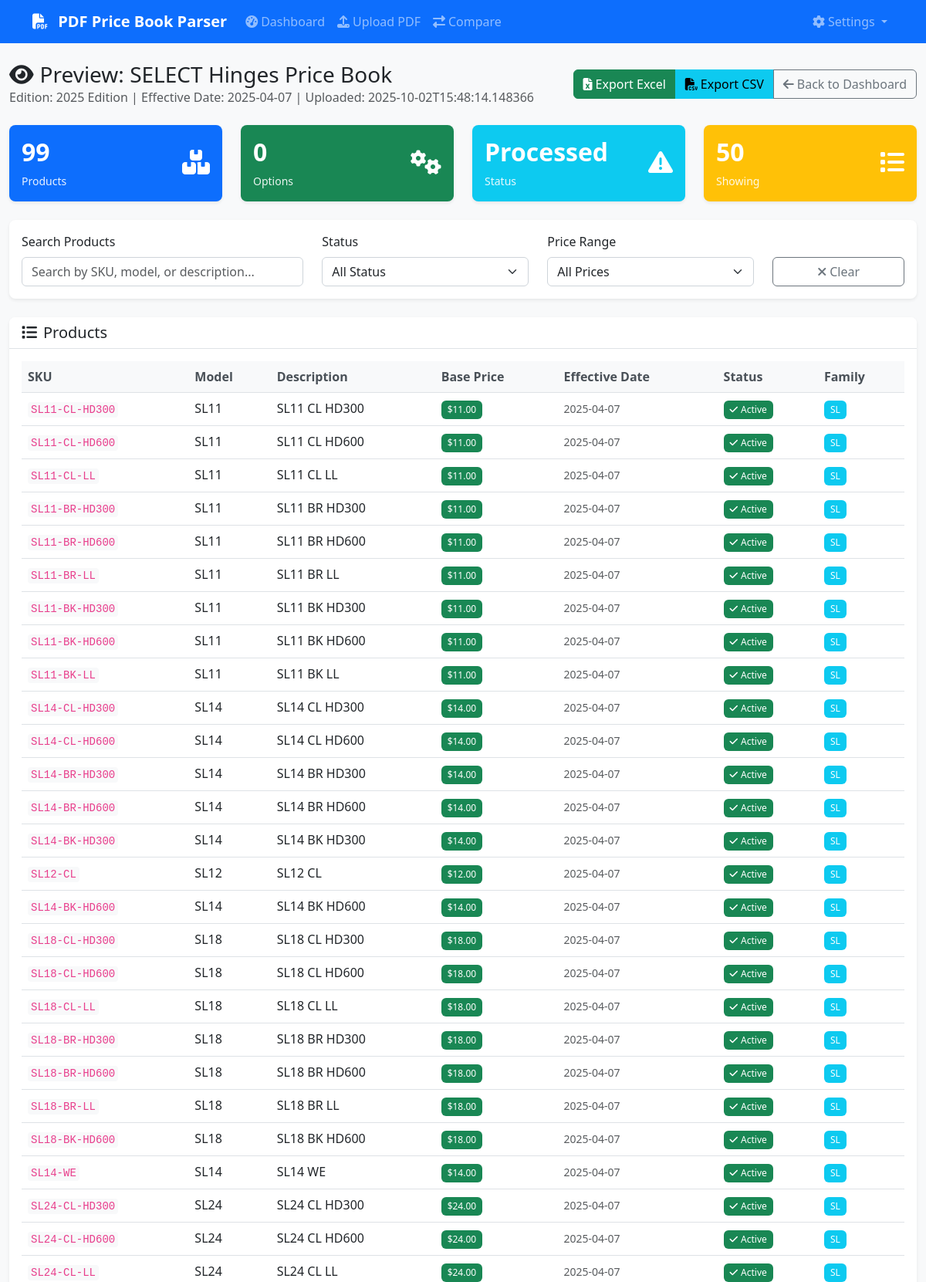
The app's page /preview/2 (upper part) with its own data.
### database/models.py (models this page shows)
class Manufacturer(Base):
    __tablename__ = 'manufacturers'
    id = Column(Integer, primary_key=True)
    name = Column(String(255), nullable=False)
    code = Column(String(50), unique=True, nullable=False)
    created_at = Column(DateTime, default=datetime.utcnow)
    price_books = relationship("PriceBook", back_populates="manufacturer")
    product_families = relationship("ProductFamily", back_populates="manufacturer")
    finishes = relationship("Finish", back_populates="manufacturer")

class PriceBook(Base):
    __tablename__ = 'price_books'
    id = Column(Integer, primary_key=True)
    manufacturer_id = Column(Integer, ForeignKey('manufacturers.id'), nullable=False)
    edition = Column(String(100))
    effective_date = Column(Date)
    upload_date = Column(DateTime, default=datetime.utcnow)
    file_path = Column(Text)
    file_size = Column(Integer)
    status = Column(String(50), default='processing')  # processing, completed, failed
    parsing_notes = Column(Text)
    manufacturer = relationship("Manufacturer", back_populates="price_books")
    products = relationship("Product", back_populates="price_book", cascade="all, delete-orphan")

class Product(Base):
    __tablename__ = 'products'
    id = Column(Integer, primary_key=True)
    family_id = Column(Integer, ForeignKey('product_families.id'))
    price_book_id = Column(Integer, ForeignKey('price_books.id', ondelete='CASCADE'), nullable=False)
    sku = Column(String(100), nullable=False)
    model = Column(String(100))
    description = Column(Text)
    base_price = Column(DECIMAL(10, 2))
    effective_date = Column(Date)
    retired_date = Column(Date)
    is_active = Column(Boolean, default=True)
    created_at = Column(DateTime, default=datetime.utcnow)
    updated_at = Column(DateTime, default=datetime.utcnow, onupdate=datetime.utcnow)
    family = relationship("ProductFamily", back_populates="products")
    price_book = relationship("PriceBook", back_populates="products")
    options = relationship("ProductOption", back_populates="product")
    prices = relationship("ProductPrice", back_populates="product")

class ProductFamily(Base):
    __tablename__ = 'product_families'
    id = Column(Integer, primary_key=True)
    manufacturer_id = Column(Integer, ForeignKey('manufacturers.id'), nullable=False)
    name = Column(String(255), nullable=False)
    category = Column(String(100))
    description = Column(Text)
    created_at = Column(DateTime, default=datetime.utcnow)
    manufacturer = relationship("Manufacturer", back_populates="product_families")
    products = relationship("Product", back_populates="family")

### app.py (the view)
@app.route('/preview/<int:price_book_id>')
def preview(price_book_id):
    try:
        summary = price_book_manager.get_price_book_summary(price_book_id)
        products = price_book_manager.get_products_by_price_book(price_book_id, limit=50)
        return render_template('preview.html',
                             summary=summary,
                             products=products,
                             price_book_id=price_book_id)
    except Exception as e:
        logger.error(f"Error loading preview: {e}")
        flash('Error loading preview', 'error')
        return redirect(url_for('index'))

### database/manager.py (called while the page is built)
    def get_session(self) -> Session:
        return self.db_manager.get_session()

### database/models.py (called while the page is built)
    def get_session(self):
        return self.SessionLocal()

### templates/preview.html (shortened to what this page needs)
{% extends "base.html" %}
{% block content %}
<div class="row">
    <div class="col-12">
        <div class="d-flex justify-content-between align-items-center mb-4">
            <div>
                <h1 class="h3 mb-0">
                    <i class="fas fa-eye me-2"></i>Preview: {{ summary.manufacturer }} Price Book
                </h1>
                <p class="text-muted mb-0">
                    Edition: {{ summary.edition or 'N/A' }} |
                    Effective Date: {{ summary.effective_date or 'N/A' }} |
                    Uploaded: {{ summary.upload_date }}
                </p>
            </div>
            <div class="btn-group">
                <a href="{{ url_for('export', price_book_id=price_book_id, format='excel') }}"
                   class="btn btn-success">
                    <i class="fas fa-file-excel me-1"></i>Export Excel
                </a>
                <a href="{{ url_for('export', price_book_id=price_book_id, format='csv') }}"
                   class="btn btn-info">
                    <i class="fas fa-file-csv me-1"></i>Export CSV
                </a>
                <a href="{{ url_for('index') }}" class="btn btn-outline-secondary">
                    <i class="fas fa-arrow-left me-1"></i>Back to Dashboard
                </a>
            </div>
        </div>
    </div>
</div>
<div class="row mb-4">
    <div class="col-md-3">
        <div class="card bg-primary text-white">
            <div class="card-body">
                <div class="d-flex justify-content-between">
                    <div>
                        <h4 class="card-title">{{ summary.product_count }}</h4>
                        <p class="card-text">Products</p>
                    </div>
                    <div class="align-self-center">
                        <i class="fas fa-boxes fa-2x"></i>
                    </div>
                </div>
            </div>
        </div>
    </div>
    <div class="col-md-3">
        <div class="card bg-success text-white">
            <div class="card-body">
                <div class="d-flex justify-content-between">
                    <div>
                        <h4 class="card-title">{{ summary.option_count }}</h4>
                        <p class="card-text">Options</p>
                    </div>
                    <div class="align-self-center">
                        <i class="fas fa-cogs fa-2x"></i>
                    </div>
                </div>
            </div>
        </div>
    </div>
    <div class="col-md-3">
        <div class="card bg-info text-white">
            <div class="card-body">
                <div class="d-flex justify-content-between">
                    <div>
                        <h4 class="card-title">{{ summary.status|title }}</h4>
                        <p class="card-text">Status</p>
                    </div>
                    <div class="align-self-center">
                        {% if summary.status == 'completed' %}
                            <i class="fas fa-check-circle fa-2x"></i>
                        {% elif summary.status == 'processing' %}
                            <i class="fas fa-spinner fa-spin fa-2x"></i>
                        {% else %}
                            <i class="fas fa-exclamation-triangle fa-2x"></i>
                        {% endif %}
                    </div>
                </div>
            </div>
        </div>
    </div>
    <div class="col-md-3">
        <div class="card bg-warning text-white">
            <div class="card-body">
                <div class="d-flex justify-content-between">
                    <div>
                        <h4 class="card-title">{{ products|length }}</h4>
                        <p class="card-text">Showing</p>
                    </div>
                    <div class="align-self-center">
                        <i class="fas fa-list fa-2x"></i>
                    </div>
                </div>
            </div>
        </div>
    </div>
</div>
<div class="row mb-4">
    <div class="col-12">
        <div class="card">
            <div class="card-body">
                <div class="row">
                    <div class="col-md-4">
                        <label for="searchInput" class="form-label">Search Products</label>
                        <input type="text" class="form-control" id="searchInput" placeholder="Search by SKU, model, or description...">
                    </div>
                    <div class="col-md-3">
                        <label for="statusFilter" class="form-label">Status</label>
                        <select class="form-select" id="statusFilter">
                            <option value="">All Status</option>
                        </select>
                    </div>
                    <div class="col-md-3">
                        <label for="priceFilter" class="form-label">Price Range</label>
                        <select class="form-select" id="priceFilter">
                            <option value="">All Prices</option>
                        </select>
                    </div>
                    <div class="col-md-2">
                        <label class="form-label">&nbsp;</label>
                        <button class="btn btn-outline-secondary w-100" onclick="clearFilters()">
                            <i class="fas fa-times me-1"></i>Clear
                        </button>
                    </div>
                </div>
            </div>
        </div>
    </div>
</div>
<div class="row">
    <div class="col-12">
        <div class="card">
            <div class="card-header">
                <h5 class="card-title mb-0">
                    <i class="fas fa-list me-2"></i>Products
                </h5>
            </div>
            <div class="card-body">
                <div class="table-responsive">
                    <table class="table table-hover" id="productsTable">
                        <thead>
                            <tr>
                                <th>SKU</th>
                                <th>Model</th>
                                <th>Description</th>
                                <th>Base Price</th>
                                <th>Effective Date</th>
                                <th>Status</th>
                                <th>Family</th>
                            </tr>
                        </thead>
                        <tbody>
                            {% for product in products %}
                            <tr data-sku="{{ product.sku|lower }}"
                                data-model="{{ product.model|lower }}"
                                data-description="{{ product.description|lower }}"
                                data-price="{{ product.base_price or 0 }}"
                                data-status="{{ 'active' if product.is_active else 'inactive' }}">
                                <td>
                                    <code>{{ product.sku }}</code>
                                </td>
                                <td>{{ product.model or 'N/A' }}</td>
                                <td>{{ product.description or 'N/A' }}</td>
                                <td>
                                    {% if product.base_price %}
                                        <span class="badge bg-success">${{ "%.2f"|format(product.base_price) }}</span>
                                    {% else %}
                                        <span class="text-muted">N/A</span>
                                    {% endif %}
                                </td>
                                <td>
                                    {% if product.effective_date %}
                                        <small class="text-muted">{{ product.effective_date }}</small>
                                    {% else %}
                                        <span class="text-muted">N/A</span>
                                    {% endif %}
                                </td>
                                <td>
                                    {% if product.is_active %}
                                        <span class="badge bg-success">
                                            <i class="fas fa-check me-1"></i>Active
                                        </span>
                                    {% else %}
                                        <span class="badge bg-secondary">
                                            <i class="fas fa-times me-1"></i>Inactive
                                        </span>
                                    {% endif %}
                                </td>
                                <td>
                                    {% if product.family %}
                                        <span class="badge bg-info">{{ product.family }}</span>
                                    {% else %}
                                        <span class="text-muted">N/A</span>
                                    {% endif %}
                                </td>
                            </tr>
                            {% endfor %}
                        </tbody>
                    </table>
                </div>
            </div>
        </div>
    </div>
</div>
{% endblock %}

### static/css/style.css (style rules this page uses)
:root { --primary-color: #0d6efd; --secondary-color: #6c757d; --success-color: #198754; --danger-color: #dc3545; --warning-color: #ffc107; --info-color: #0dcaf0; --light-color: #f8f9fa; --dark-color: #212529; }
body { font-family: 'Segoe UI', Tahoma, Geneva, Verdana, sans-serif; background-color: #f8f9fa; }
.card { border: none; box-shadow: 0 0.125rem 0.25rem rgba(0, 0, 0, 0.075); border-radius: 0.5rem; transition: box-shadow 0.15s ease-in-out; }
.card-header { background-color: #fff; border-bottom: 1px solid #dee2e6; border-radius: 0.5rem 0.5rem 0 0 !important; font-weight: 600; }
.btn { border-radius: 0.375rem; font-weight: 500; transition: all 0.15s ease-in-out; }
.table { margin-bottom: 0; }
.table th { border-top: none; font-weight: 600; color: #495057; background-color: #f8f9fa; }
.badge { font-size: 0.75em; font-weight: 500; padding: 0.375rem 0.5rem; }
.form-control, .form-select { border-radius: 0.375rem; border: 1px solid #ced4da; transition: border-color 0.15s ease-in-out, box-shadow 0.15s ease-in-out; }
.card.bg-primary, .card.bg-success, .card.bg-warning, .card.bg-info, .card.bg-danger { border: none; }
.card.bg-primary .card-title, .card.bg-success .card-title, .card.bg-warning .card-title, .card.bg-info .card-title, .card.bg-danger .card-title { font-size: 2rem; font-weight: 700; margin-bottom: 0.5rem; }
.card.bg-primary .card-text, .card.bg-success .card-text, .card.bg-warning .card-text, .card.bg-info .card-text, .card.bg-danger .card-text { font-size: 0.875rem; opacity: 0.9; margin-bottom: 0; }
code { background-color: #f8f9fa; color: #e83e8c; padding: 0.125rem 0.25rem; border-radius: 0.25rem; font-size: 0.875em; }

### records on screen
Manufacturer: manufacturer "SELECT Hinges"
PriceBook: edition "2025 Edition", status "Processed"
Product: sku "SL11-CL-HD300", model "SL11", description "SL11 CL HD300"
ProductFamily: family "SL" "SL" "SL" "SL" "SL" "SL" "SL" "SL" "SL" "SL" "SL" "SL" "SL" "SL" "SL" "SL" "SL" "SL" "SL" "SL" "SL" "SL" "SL" "SL" "SL" "SL" "SL"
Product: sku "SL11-CL-HD600", model "SL11", description "SL11 CL HD600"
Product: sku "SL11-CL-LL", model "SL11", description "SL11 CL LL"
Product: sku "SL11-BR-HD300", model "SL11", description "SL11 BR HD300"
Product: sku "SL11-BR-HD600", model "SL11", description "SL11 BR HD600"
Product: sku "SL11-BR-LL", model "SL11", description "SL11 BR LL"
Product: sku "SL11-BK-HD300", model "SL11", description "SL11 BK HD300"
Product: sku "SL11-BK-HD600", model "SL11", description "SL11 BK HD600"
Product: sku "SL11-BK-LL", model "SL11", description "SL11 BK LL"
Product: sku "SL14-CL-HD300", model "SL14", description "SL14 CL HD300"
Product: sku "SL14-CL-HD600", model "SL14", description "SL14 CL HD600"
Product: sku "SL14-BR-HD300", model "SL14", description "SL14 BR HD300"
Product: sku "SL14-BR-HD600", model "SL14", description "SL14 BR HD600"
Product: sku "SL14-BK-HD300", model "SL14", description "SL14 BK HD300"
Product: sku "SL12-CL", model "SL12", description "SL12 CL"
Product: sku "SL14-BK-HD600", model "SL14", description "SL14 BK HD600"
Product: sku "SL18-CL-HD300", model "SL18", description "SL18 CL HD300"
Product: sku "SL18-CL-HD600", model "SL18", description "SL18 CL HD600"
Product: sku "SL18-CL-LL", model "SL18", description "SL18 CL LL"
Product: sku "SL18-BR-HD300", model "SL18", description "SL18 BR HD300"
Product: sku "SL18-BR-HD600", model "SL18", description "SL18 BR HD600"
Product: sku "SL18-BR-LL", model "SL18", description "SL18 BR LL"
Product: sku "SL18-BK-HD600", model "SL18", description "SL18 BK HD600"
Product: sku "SL14-WE", model "SL14", description "SL14 WE"
Product: sku "SL24-CL-HD300", model "SL24", description "SL24 CL HD300"
Product: sku "SL24-CL-HD600", model "SL24", description "SL24 CL HD600"
Product: sku "SL24-CL-LL", model "SL24", description "SL24 CL LL"

### other values on screen
{{ summary.effective_date or 'N/A' }} "2025-04-07"
{{ summary.upload_date }} "2025-10-02T15:48:14.148366"
{{ summary.product_count }} "99"
{{ summary.option_count }} "0"
{{ products|length }} "50"
{{ "%.2f"|format(product.base_price) }} "11.00" "11.00" "11.00" "11.00" "11.00" "11.00" "11.00" "11.00" "11.00" "14.00" "14.00" "14.00" "14.00" "14.00" "12.00" "14.00" "18.00" "18.00" "18.00" "18.00" "18.00" "18.00" "18.00" "14.00" "24.00" "24.00" "24.00"
{{ product.effective_date }} "2025-04-07" "2025-04-07" "2025-04-07" "2025-04-07" "2025-04-07" "2025-04-07" "2025-04-07" "2025-04-07" "2025-04-07" "2025-04-07" "2025-04-07" "2025-04-07" "2025-04-07" "2025-04-07" "2025-04-07" "2025-04-07" "2025-04-07" "2025-04-07" "2025-04-07" "2025-04-07" "2025-04-07" "2025-04-07" "2025-04-07" "2025-04-07" "2025-04-07" "2025-04-07" "2025-04-07"
